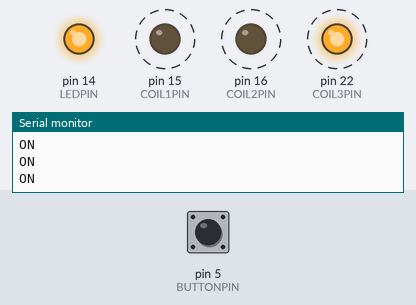
Bench run of a sketch on a simulated Arduino Mega 2560, built with avr-gcc and run on an emulated ATmega2560. Shown: output pins drawn as LEDs (lit = HIGH), the last lines printed to the serial monitor. Dashed ring = blinking. The test bench sets the inputs (shaded band); at power-on: pin 5 (BUTTONPIN) LOW.

Above: at 1.45 s.
1.5 s: pin 5 (BUTTONPIN) pulled HIGH for 3.2 s
At 2.3 s:
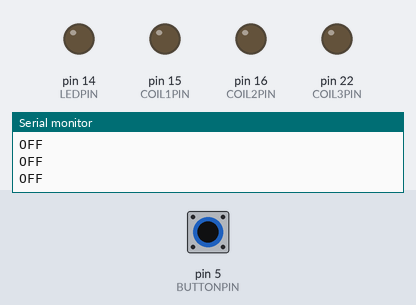
At 4.75 s:
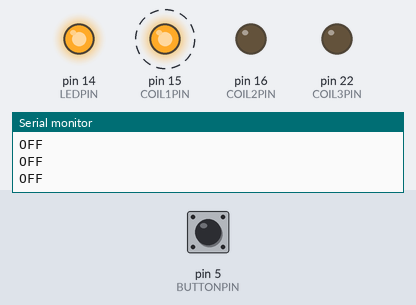
Timing chart, 0 to 12.4 s (numbered marks = the images above; inputs shaded):
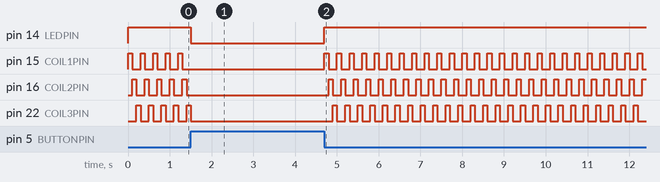

Measured:
- after the input at 1.5 s, pin 14 (LEDPIN): HIGH → LOW at once, → HIGH 3.2 s later
- by itself, pin 22 (COIL3PIN): repeats every 0.30 s: HIGH 0.10 s, LOW 0.20 s

The sketch:

Wk7CODEMotor.ino
```cpp
const int LEDPIN = 14;   //LED circuit is on PA14
const int BUTTONPIN = 5;   //BUTTON circuit is on PA05
const int COIL1PIN = 15;   //COIL1 circuit is on PA15
const int COIL2PIN = 16;   //COIL1 circuit is on PA16
const int COIL3PIN = 22;   //COIL1 circuit is on PA22
int BUTTONstate = 0;
int EnergizedDuration = 100;


void setup() {
  Serial.begin(9600);
  pinMode(BUTTONPIN, INPUT);   //BUTTON circuit is on PA05
  pinMode(LEDPIN, OUTPUT);   //LED circuit is on PA14
  pinMode(COIL1PIN, OUTPUT);   //LED circuit is on PA15
  pinMode(COIL2PIN, OUTPUT);   //LED circuit is on PA16
  pinMode(COIL3PIN, OUTPUT);   //LED circuit is on PA22
}

void loop() {
  BUTTONstate = digitalRead(BUTTONPIN);
    if(BUTTONstate == HIGH)
      {
        digitalWrite(LEDPIN, LOW);
        digitalWrite(COIL1PIN, LOW);
        digitalWrite(COIL2PIN, LOW);
        digitalWrite(COIL3PIN, LOW);
        Serial.println("OFF");
      }
    if(BUTTONstate == LOW)
      {
        digitalWrite(LEDPIN, HIGH);
        digitalWrite(COIL1PIN, HIGH);
        digitalWrite(COIL2PIN, LOW);
        digitalWrite(COIL3PIN, LOW);
          delay(EnergizedDuration);
        digitalWrite(COIL1PIN, LOW);
        digitalWrite(COIL2PIN, HIGH);
        digitalWrite(COIL3PIN, LOW);
          delay(EnergizedDuration);
        digitalWrite(COIL1PIN, LOW);
        digitalWrite(COIL2PIN, LOW);
        digitalWrite(COIL3PIN, HIGH);
          delay(EnergizedDuration);
        Serial.println("ON");
      }
}
```
